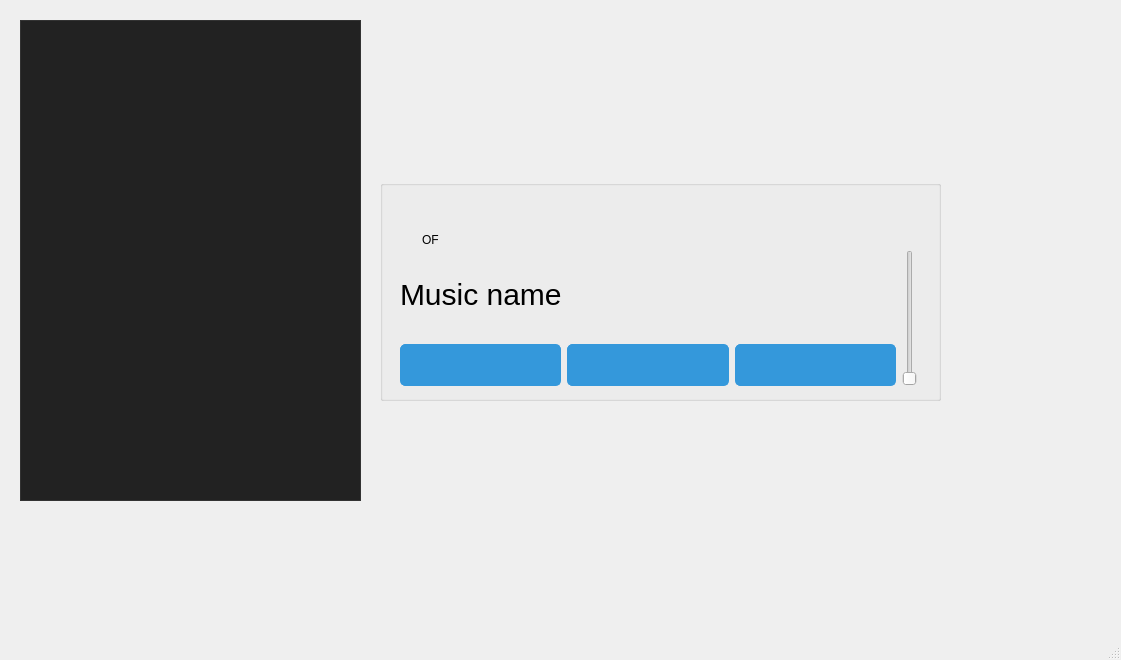
<?xml version="1.0" encoding="UTF-8"?>
<ui version="4.0">
 <class>MainWindow</class>
 <widget class="QMainWindow" name="MainWindow">
  <property name="geometry">
   <rect>
    <x>0</x>
    <y>0</y>
    <width>1121</width>
    <height>660</height>
   </rect>
  </property>
  <property name="windowTitle">
   <string>MainWindow</string>
  </property>
  <widget class="QWidget" name="centralwidget">
   <widget class="QGroupBox" name="groupBox">
    <property name="geometry">
     <rect>
      <x>380</x>
      <y>180</y>
      <width>561</width>
      <height>221</height>
     </rect>
    </property>
    <property name="styleSheet">
     <string notr="true">/* Style for QListWidget */
#music_list {
    background-color: #f0f0f0;
    padding: 5px;
}

/* Style for QListWidget items */
#music_list::item {
    background-color: window;  /* Match window background color */
    padding: 5px;
    color: #000000;  /* Black text color */
}

/* Style for QListWidget items when hovered */
#music_list::item:hover {
    background-color: #c0c0c0;  /* Custom hover background color */
}
</string>
    </property>
    <property name="title">
     <string/>
    </property>
    <widget class="QWidget" name="layoutWidget">
     <property name="geometry">
      <rect>
       <x>20</x>
       <y>70</y>
       <width>517</width>
       <height>136</height>
      </rect>
     </property>
     <layout class="QVBoxLayout" name="verticalLayout_3">
      <item>
       <layout class="QHBoxLayout" name="horizontalLayout_3"/>
      </item>
      <item>
       <layout class="QVBoxLayout" name="verticalLayout_2">
        <item>
         <layout class="QHBoxLayout" name="horizontalLayout_2">
          <item>
           <layout class="QVBoxLayout" name="verticalLayout">
            <item>
             <widget class="QLabel" name="current_music">
              <property name="styleSheet">
               <string notr="true">font-size : 30px;</string>
              </property>
              <property name="text">
               <string>Music name</string>
              </property>
             </widget>
            </item>
            <item>
             <layout class="QHBoxLayout" name="horizontalLayout">
              <item>
               <widget class="QPushButton" name="prev_btn">
                <property name="styleSheet">
                 <string notr="true">#prev_btn {
    background-color: #3498db; /* Button background color */
    
    border: 1px solid #3498db; /* Button border color */
    padding: 8px 16px; /* Padding around the text */
    font-size: 20px; /* Font size of the text */
    border-radius: 5px; /* Rounded corners */
 	color: black; 	
	font-weight: bold;
}


#prev_btn:hover {
    background-color: #2980b9; /* Button background color on hover */
    border: 1px solid #2980b9; /* Button border color on hover */
}

</string>
                </property>
                <property name="text">
                 <string/>
                </property>
               </widget>
              </item>
              <item>
               <widget class="QPushButton" name="play_btn">
                <property name="autoFillBackground">
                 <bool>false</bool>
                </property>
                <property name="styleSheet">
                 <string notr="true">#play_btn {
    background-color: #3498db; /* Button background color */
    border: 1px solid #3498db; /* Button border color */
    padding: 8px 16px; /* Padding around the text */
    font-size: 20px; /* Font size of the text */
    border-radius: 5px; /* Rounded corners */
 	color: black; 	
	font-weight: bold;
}

#play_btn:hover {
    background-color: #2980b9; /* Button background color on hover */
    border: 1px solid #2980b9; /* Button border color on hover */
}</string>
                </property>
                <property name="text">
                 <string/>
                </property>
               </widget>
              </item>
              <item>
               <widget class="QPushButton" name="next_btn">
                <property name="styleSheet">
                 <string notr="true">#next_btn {
    background-color: #3498db; /* Button background color */   border: 1px solid #3498db; /* Button border color */
    padding: 8px 16px; /* Padding around the text */
    font-size: 20px; /* Font size of the text */
    border-radius: 5px; /* Rounded corners */
 	color: black; 	
	font-weight: bold;
}

#next_btn:hover {
    background-color: #2980b9; /* Button background color on hover */
    border: 1px solid #2980b9; /* Button border color on hover */
}</string>
                </property>
                <property name="text">
                 <string/>
                </property>
               </widget>
              </item>
             </layout>
            </item>
           </layout>
          </item>
          <item>
           <widget class="QSlider" name="vertical_slider">
            <property name="orientation">
             <enum>Qt::Vertical</enum>
            </property>
           </widget>
          </item>
         </layout>
        </item>
       </layout>
      </item>
     </layout>
    </widget>
    <widget class="QWidget" name="layoutWidget_2">
     <property name="geometry">
      <rect>
       <x>20</x>
       <y>50</y>
       <width>61</width>
       <height>20</height>
      </rect>
     </property>
     <layout class="QHBoxLayout" name="horizontalLayout_4">
      <item>
       <widget class="QLabel" name="curr_id">
        <property name="styleSheet">
         <string notr="true"/>
        </property>
        <property name="text">
         <string/>
        </property>
       </widget>
      </item>
      <item>
       <widget class="QLabel" name="txt">
        <property name="styleSheet">
         <string notr="true"/>
        </property>
        <property name="text">
         <string>OF</string>
        </property>
       </widget>
      </item>
      <item>
       <widget class="QLabel" name="length">
        <property name="styleSheet">
         <string notr="true"/>
        </property>
        <property name="text">
         <string/>
        </property>
       </widget>
      </item>
     </layout>
    </widget>
   </widget>
   <widget class="QListWidget" name="music_list">
    <property name="geometry">
     <rect>
      <x>20</x>
      <y>20</y>
      <width>341</width>
      <height>481</height>
     </rect>
    </property>
    <property name="autoFillBackground">
     <bool>false</bool>
    </property>
    <property name="styleSheet">
     <string notr="true">/* Style for QListWidget */
#music_list {
   background-color: #222222; /* Dark background color */
    border: 1px solid #333333; /* Dark border */
}

/* Style for QListWidget items */
#music_list::item {
    background-color: #444444; /* Darker item background color */
    padding: 10px;
    color: #ffffff; /* White text color */
    border: 1px solid #555555; /* Slightly lighter border */
   /* Change font style */
    font-family: 'Arial', sans-serif;
    font-size: 14px;
    font-weight: bold;
}

/* Style for QListWidget items when hovered */
#music_list::item:hover {
    background-color: #666666; /* Lighter hover background color */
}

/* Style for scroll bar */
#music_list::vertical {
    border: 1px solid #333333; /* Dark border */
    background: #222222; /* Dark background color */
}

#music_list::handle:vertical {
    background: #555555; /* Lighter handle color */
}

#music_list::handle:vertical:hover {
    background: #666666; /* Lighter hover handle color */
}
</string>
    </property>
   </widget>
  </widget>
  <widget class="QMenuBar" name="menubar">
   <property name="geometry">
    <rect>
     <x>0</x>
     <y>0</y>
     <width>1121</width>
     <height>24</height>
    </rect>
   </property>
  </widget>
  <widget class="QStatusBar" name="statusbar"/>
 </widget>
 <resources/>
 <connections/>
</ui>
